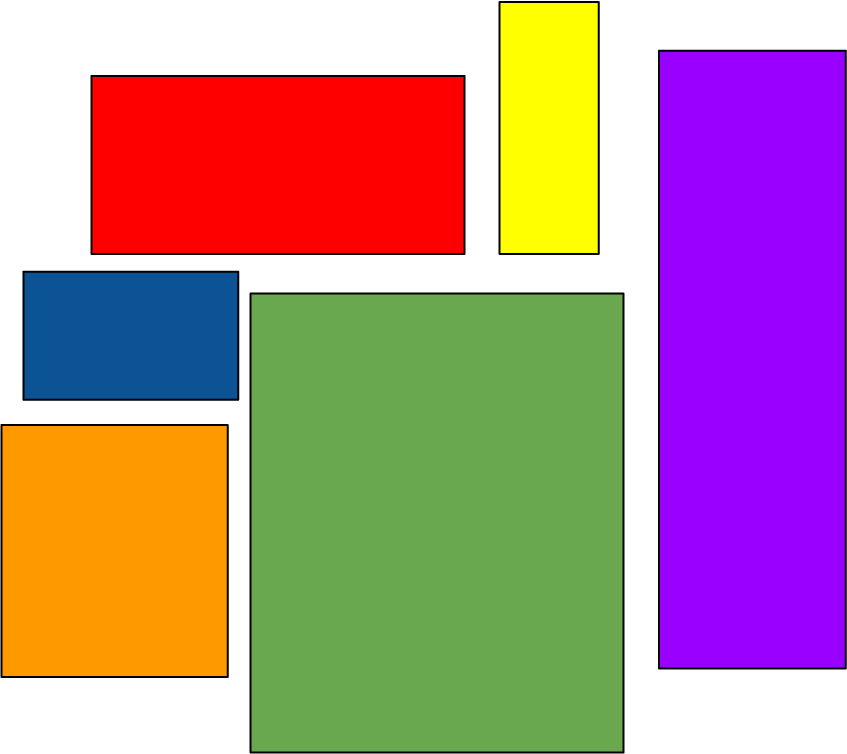
#> input picture rec.png, 847 x 754 px, found by its file name
$ python object_detection.py
#> lines starting #> are read from the running program, lines starting #| are printed output that depends on the picture; after the words box and inside, x2 and y2 are one past the last pixel; in counts of white or black regions, pixels touching at a corner belong together
import cv2
shape = ''

image = cv2.imread('rec.png')
#> image is the input picture: shape (754, 847, 3); mean B, G, R 140.3, 138.9, 181.7
gray = cv2.cvtColor(image , cv2.COLOR_BGR2GRAY)
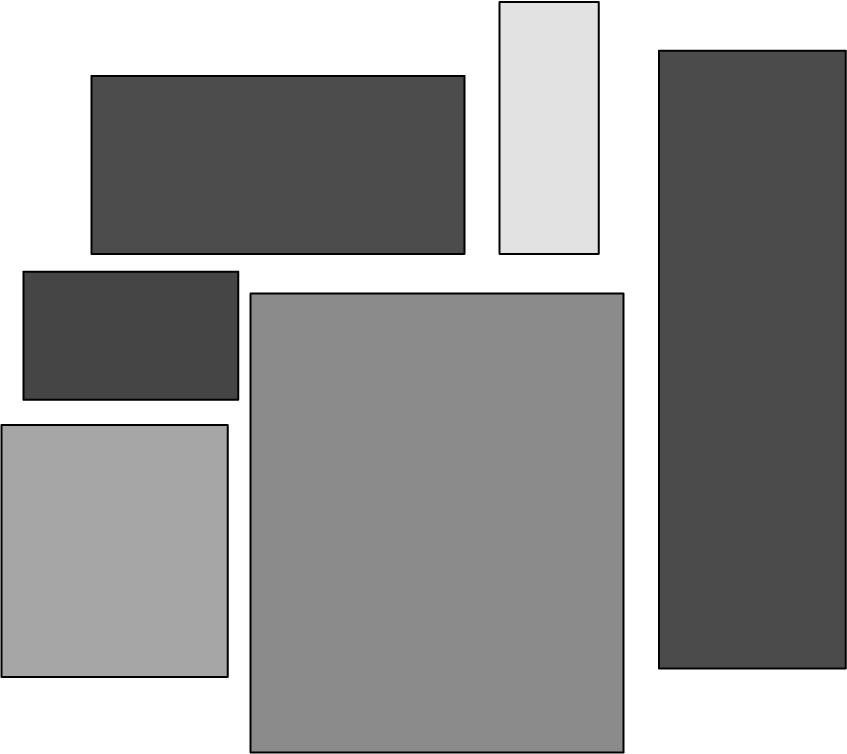
#> gray: shape (754, 847); min 0, max 255, mean 151.8
_, thresh = cv2.threshold(gray, 150,255 , cv2.THRESH_BINARY_INV)
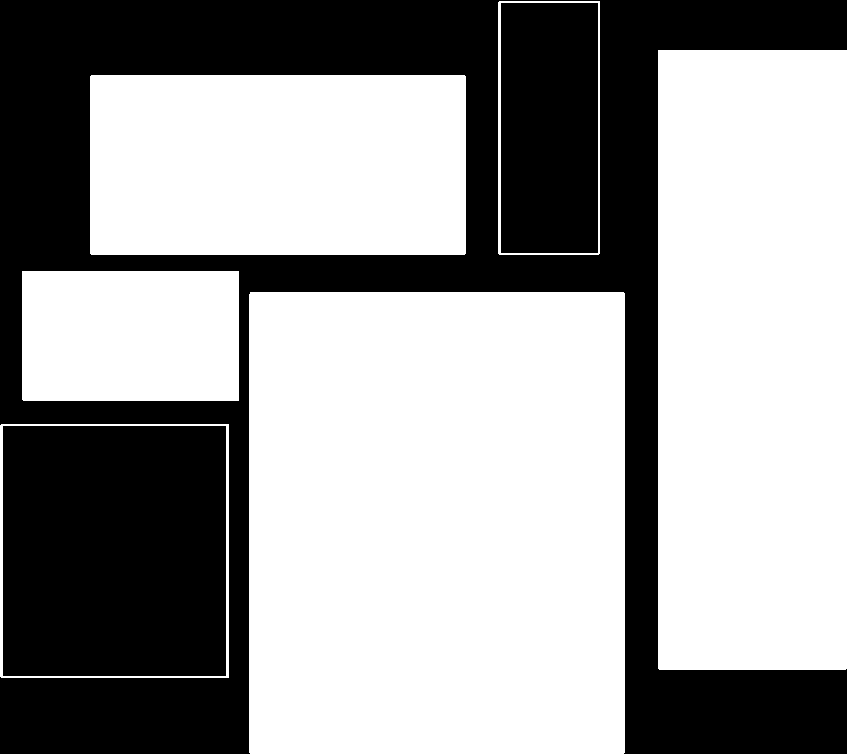
#> thresh: shape (754, 847); 61.2% white; 3 black regions

contours , _ = cv2.findContours(thresh , cv2.RETR_EXTERNAL , cv2.CHAIN_APPROX_SIMPLE)
#> contours = 6 contours; box (x1, y1, x2, y2) and area: (249, 292, 625, 754) 172872, (658, 50, 847, 670) 116371, (90, 75, 466, 255) 67123, (0, 424, 229, 678) 57683, (22, 271, 239, 401) 27864, (498, 1, 600, 255) 25552


for contour in contours:
    area = cv2.contourArea(contour)
    if area < 100:
        continue

    epsilon = 0.04 * cv2.arcLength(contour , True )
    approx = cv2.approxPolyDP( contour , epsilon , True )

    if len(approx)==3 :
        shape = 'rectangle'
    elif len(approx) == 4 :
        x, y , w ,h = cv2.boundingRect(approx)
        aspect_ratio = w / float(h)
        if 0.95 <= aspect_ratio <= 1.05:
            shape = 'Square'
        else:
            shape = 'Rectangle'
    elif len(approx) > 4 :
        shape = 'Circle'
    else:
        shape = 'Unknown'


    cv2.drawContours(image , [contour] , -1 , (0,255,0) , 2 )
    cv2.putText(image , shape , (contour[0][0][0] , contour[0][0][1] - 10 ) , cv2.FONT_HERSHEY_COMPLEX , 0.5 , (0,255,0) , 2)
#> this loop made 6 passes
#> (area, epsilon, approx, x, y, w, h, aspect_ratio) on passes 1 to 6: (57683, 38.43, [[1, 424], [0, 676], [228, 677], [228, 424]], 0, 424, 229, 254, 0.902), (172872, 66.79, [[250, 292], [249, 752], [623, 753], [624, 293]], 249, 292, 376, 462, 0.814), (27863.5, 27.58, [[22, 271], [23, 400], [238, 400], [238, 271]], 22, 271, 217, 130, 1.67), (67123, 44.23, [[90, 76], [91, 254], [465, 253], [464, 75]], 90, 75, 376, 180, 2.09), (116371, 64.51, [[658, 50], [658, 668], [845, 669], [846, 50]], 658, 50, 189, 620, 0.305), (25551.5, 28.25, [[499, 1], [498, 253], [598, 254], [599, 1]], 498, 1, 102, 254, 0.402)
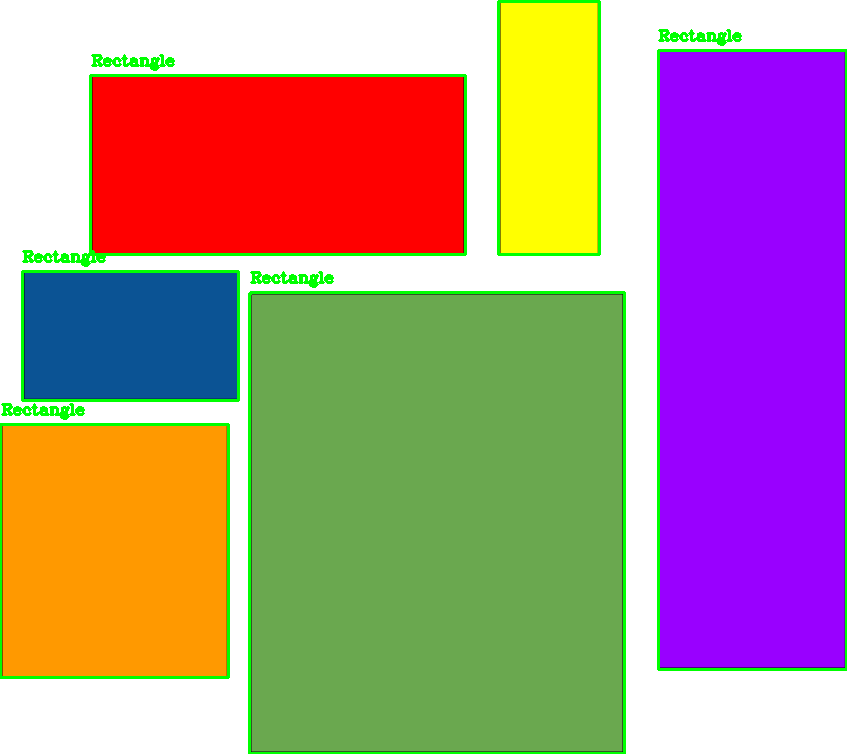
#> image: shape (754, 847, 3); 3.51% of pixels changed, all inside (x1, y1, x2, y2) = (0, 0, 847, 754)


     # Display the image with contours and labels

cv2.imshow('Shape Analysis', image)
cv2.waitKey(0)
cv2.destroyAllWindows()
